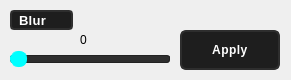
   <widget class="QWidget" name="blurWidget" native="true">
    <property name="geometry">
     <rect>
      <x>600</x>
      <y>620</y>
      <width>291</width>
      <height>80</height>
     </rect>
    </property>
    <widget class="QLabel" name="label_5">
     <property name="geometry">
      <rect>
       <x>10</x>
       <y>10</y>
       <width>63</width>
       <height>20</height>
      </rect>
     </property>
     <property name="styleSheet">
      <string notr="true">QLabel {
    background-color: #1E1E1E;
    color: white;
    border: 1.5px solid #2E2E2E;
    border-radius: 4px;
    padding: 2px 4px;
    font-size: 13px;
    font-weight: bold;
    letter-spacing: 0.3px;
}
</string>
     </property>
     <property name="text">
      <string>Blur</string>
     </property>
    </widget>
    <widget class="QSlider" name="blurSlider">
     <property name="geometry">
      <rect>
       <x>10</x>
       <y>50</y>
       <width>160</width>
       <height>18</height>
      </rect>
     </property>
     <property name="styleSheet">
      <string notr="true">QSlider::groove:horizontal {
    border: 1px solid #333;
    background: #1e1e1e;
    height: 6px;
    border-radius: 3px;
}

QSlider::groove:horizontal:hover:enabled {
    background: #2c2c2c;
}

QSlider::sub-page:horizontal:enabled {
    background: #00ffff;
    border: 1px solid #00ffff;
    height: 6px;
    border-radius: 3px;
}

QSlider::add-page:horizontal:enabled {
    background: #2e2e2e;
    border: 1px solid #222;
    height: 6px;
    border-radius: 3px;
}

QSlider::handle:horizontal:enabled {
    background: #00ffff;
    border: 1px solid #00ffff;
    width: 14px;
    height: 14px;
    margin-top: -5px;
    margin-bottom: -5px;
    border-radius: 7px;
}

QSlider::handle:horizontal:hover:enabled {
    background: #33ffff;
    border: 1px solid #33ffff;
}

QSlider::handle:horizontal:pressed:enabled {
    background: #008b8b;
    border: 1px solid #008b8b;
}

/* Disabled appearance */
QSlider:disabled {
    background: #1e1e1e;
}

QSlider::groove:horizontal:disabled {
    background: #2e2e2e;
    border: 1px solid #2e2e2e;
}

QSlider::sub-page:horizontal:disabled {
    background: #444;
    border: 1px solid #444;
}

QSlider::add-page:horizontal:disabled {
    background: #2e2e2e;
    border: 1px solid #2e2e2e;
}

QSlider::handle:horizontal:disabled {
    background: #555;
    border: 1px solid #444;
}
</string>
     </property>
     <property name="maximum">
      <number>100</number>
     </property>
     <property name="orientation">
      <enum>Qt::Orientation::Horizontal</enum>
     </property>
    </widget>
    <widget class="QLabel" name="blurValueLabel">
     <property name="geometry">
      <rect>
       <x>80</x>
       <y>30</y>
       <width>31</width>
       <height>20</height>
      </rect>
     </property>
     <property name="text">
      <string>0</string>
     </property>
    </widget>
    <widget class="QPushButton" name="blurApply">
     <property name="geometry">
      <rect>
       <x>180</x>
       <y>30</y>
       <width>100</width>
       <height>40</height>
      </rect>
     </property>
     <property name="styleSheet">
      <string notr="true">QPushButton {
    background-color: #1E1E1E;
    color: white;
    border: 1.8px solid #2E2E2E;
    border-radius: 6px;
    padding: 3px 8px;
    font-size: 12px;
    font-weight: bold;
    letter-spacing: 0.5px;
    min-width: 80px;
    max-width: 80px;
    min-height: 30px;
    max-height: 30px;
}

QPushButton:hover {
    background-color: #2C2C2C;
    border: 1.8px solid #00FFFF;
    color: #00FFFF;
}

QPushButton:pressed {
    background-color: #111;
    border: 1.8px solid #008B8B;
    color: #008B8B;
}

QPushButton:disabled {
    background-color: #1E1E1E;
    border: 1.8px solid #2E2E2E;
    color: #555;
}
</string>
     </property>
     <property name="text">
      <string>Apply</string>
     </property>
     <property name="icon">
      <iconset resource="resources.qrc">
       <normaloff>:/icons/icons/apply.png</normaloff>:/icons/icons/apply.png</iconset>
     </property>
     <property name="iconSize">
      <size>
       <width>16</width>
       <height>16</height>
      </size>
     </property>
    </widget>
   </widget>
